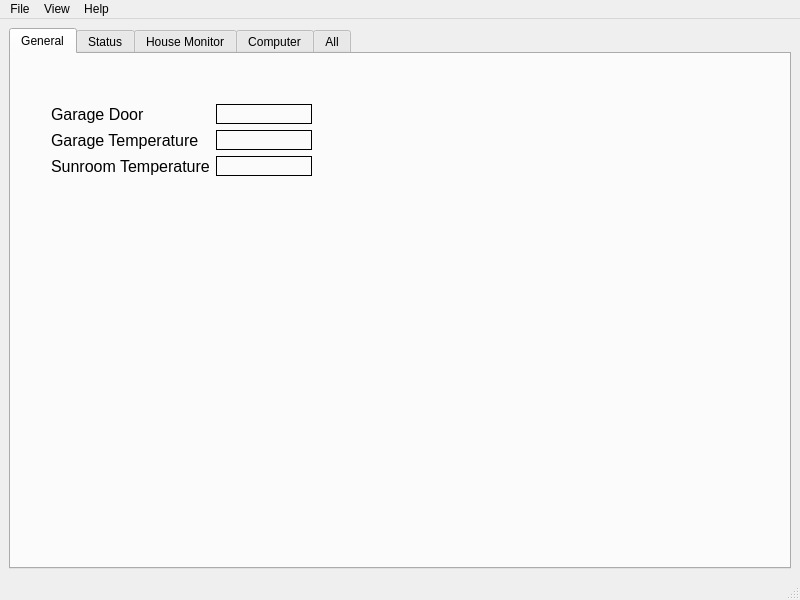
<?xml version="1.0" encoding="UTF-8"?>
<ui version="4.0">
 <class>MainWindow</class>
 <widget class="QMainWindow" name="MainWindow">
  <property name="geometry">
   <rect>
    <x>0</x>
    <y>0</y>
    <width>800</width>
    <height>600</height>
   </rect>
  </property>
  <property name="windowTitle">
   <string>House Monitor</string>
  </property>
  <widget class="QWidget" name="centralwidget">
   <layout class="QHBoxLayout" name="horizontalLayout">
    <item>
     <widget class="QTabWidget" name="status_view">
      <property name="currentIndex">
       <number>0</number>
      </property>
      <widget class="QWidget" name="general_tab">
       <attribute name="title">
        <string>General</string>
       </attribute>
       <widget class="QWidget" name="layoutWidget">
        <property name="geometry">
         <rect>
          <x>40</x>
          <y>50</y>
          <width>261</width>
          <height>77</height>
         </rect>
        </property>
        <layout class="QFormLayout" name="formLayout">
         <item row="0" column="0">
          <widget class="QLabel" name="garage_door_label">
           <property name="font">
            <font>
             <pointsize>12</pointsize>
            </font>
           </property>
           <property name="text">
            <string>Garage Door</string>
           </property>
          </widget>
         </item>
         <item row="0" column="1">
          <widget class="QLabel" name="door_state">
           <property name="font">
            <font>
             <pointsize>12</pointsize>
            </font>
           </property>
           <property name="frameShape">
            <enum>QFrame::Box</enum>
           </property>
           <property name="text">
            <string/>
           </property>
          </widget>
         </item>
         <item row="1" column="0">
          <widget class="QLabel" name="garage_temperature_label">
           <property name="font">
            <font>
             <pointsize>12</pointsize>
            </font>
           </property>
           <property name="text">
            <string>Garage Temperature</string>
           </property>
          </widget>
         </item>
         <item row="2" column="0">
          <widget class="QLabel" name="sunroom_temerature_label">
           <property name="font">
            <font>
             <pointsize>12</pointsize>
            </font>
           </property>
           <property name="text">
            <string>Sunroom Temperature</string>
           </property>
          </widget>
         </item>
         <item row="2" column="1">
          <widget class="QLabel" name="sunroom_temperature">
           <property name="font">
            <font>
             <pointsize>12</pointsize>
            </font>
           </property>
           <property name="frameShape">
            <enum>QFrame::Box</enum>
           </property>
           <property name="text">
            <string/>
           </property>
          </widget>
         </item>
         <item row="1" column="1">
          <widget class="QLabel" name="garage_temperature">
           <property name="font">
            <font>
             <pointsize>12</pointsize>
            </font>
           </property>
           <property name="frameShape">
            <enum>QFrame::Box</enum>
           </property>
           <property name="text">
            <string/>
           </property>
          </widget>
         </item>
        </layout>
       </widget>
      </widget>
      <widget class="QWidget" name="status_tab">
       <attribute name="title">
        <string>Status</string>
       </attribute>
       <widget class="QTableView" name="status_table_view">
        <property name="geometry">
         <rect>
          <x>0</x>
          <y>0</y>
          <width>781</width>
          <height>521</height>
         </rect>
        </property>
        <property name="horizontalScrollBarPolicy">
         <enum>Qt::ScrollBarAlwaysOff</enum>
        </property>
        <property name="alternatingRowColors">
         <bool>true</bool>
        </property>
        <property name="wordWrap">
         <bool>false</bool>
        </property>
        <attribute name="horizontalHeaderDefaultSectionSize">
         <number>120</number>
        </attribute>
        <attribute name="horizontalHeaderStretchLastSection">
         <bool>true</bool>
        </attribute>
       </widget>
      </widget>
      <widget class="QWidget" name="house_monitor_tab">
       <attribute name="title">
        <string>House Monitor</string>
       </attribute>
       <widget class="QTableView" name="house_monitor_table_view">
        <property name="geometry">
         <rect>
          <x>0</x>
          <y>0</y>
          <width>801</width>
          <height>531</height>
         </rect>
        </property>
        <property name="verticalScrollBarPolicy">
         <enum>Qt::ScrollBarAlwaysOn</enum>
        </property>
        <property name="horizontalScrollBarPolicy">
         <enum>Qt::ScrollBarAlwaysOff</enum>
        </property>
        <property name="editTriggers">
         <set>QAbstractItemView::NoEditTriggers</set>
        </property>
        <property name="tabKeyNavigation">
         <bool>false</bool>
        </property>
        <property name="showDropIndicator" stdset="0">
         <bool>false</bool>
        </property>
        <property name="dragDropOverwriteMode">
         <bool>false</bool>
        </property>
        <property name="alternatingRowColors">
         <bool>true</bool>
        </property>
        <property name="selectionMode">
         <enum>QAbstractItemView::NoSelection</enum>
        </property>
        <property name="wordWrap">
         <bool>false</bool>
        </property>
        <attribute name="horizontalHeaderVisible">
         <bool>false</bool>
        </attribute>
        <attribute name="horizontalHeaderCascadingSectionResizes">
         <bool>true</bool>
        </attribute>
        <attribute name="horizontalHeaderDefaultSectionSize">
         <number>200</number>
        </attribute>
        <attribute name="verticalHeaderVisible">
         <bool>false</bool>
        </attribute>
       </widget>
      </widget>
      <widget class="QWidget" name="computer_tab">
       <attribute name="title">
        <string>Computer</string>
       </attribute>
       <widget class="QTableView" name="computer_table_view">
        <property name="geometry">
         <rect>
          <x>0</x>
          <y>0</y>
          <width>801</width>
          <height>531</height>
         </rect>
        </property>
        <property name="alternatingRowColors">
         <bool>true</bool>
        </property>
        <property name="wordWrap">
         <bool>false</bool>
        </property>
        <property name="cornerButtonEnabled">
         <bool>false</bool>
        </property>
        <attribute name="horizontalHeaderStretchLastSection">
         <bool>true</bool>
        </attribute>
       </widget>
      </widget>
      <widget class="QWidget" name="all">
       <attribute name="title">
        <string>All</string>
       </attribute>
       <widget class="QTableView" name="all_table_view">
        <property name="geometry">
         <rect>
          <x>0</x>
          <y>0</y>
          <width>781</width>
          <height>521</height>
         </rect>
        </property>
        <property name="horizontalScrollBarPolicy">
         <enum>Qt::ScrollBarAlwaysOff</enum>
        </property>
        <property name="editTriggers">
         <set>QAbstractItemView::NoEditTriggers</set>
        </property>
        <property name="tabKeyNavigation">
         <bool>false</bool>
        </property>
        <property name="showDropIndicator" stdset="0">
         <bool>false</bool>
        </property>
        <property name="dragDropOverwriteMode">
         <bool>false</bool>
        </property>
        <property name="alternatingRowColors">
         <bool>true</bool>
        </property>
        <property name="wordWrap">
         <bool>false</bool>
        </property>
        <attribute name="horizontalHeaderStretchLastSection">
         <bool>true</bool>
        </attribute>
       </widget>
      </widget>
     </widget>
    </item>
   </layout>
  </widget>
  <widget class="QMenuBar" name="menubar">
   <property name="geometry">
    <rect>
     <x>0</x>
     <y>0</y>
     <width>800</width>
     <height>21</height>
    </rect>
   </property>
   <widget class="QMenu" name="menuFile">
    <property name="title">
     <string>File</string>
    </property>
    <addaction name="actionConfiguration"/>
    <addaction name="actionExit"/>
   </widget>
   <widget class="QMenu" name="menuView">
    <property name="title">
     <string>View</string>
    </property>
    <addaction name="actionGeneral"/>
    <addaction name="actionStatus"/>
    <addaction name="actionProgram_Status"/>
    <addaction name="actionComputer_Status"/>
   </widget>
   <widget class="QMenu" name="menuHelp">
    <property name="title">
     <string>Help</string>
    </property>
    <addaction name="actionAbout"/>
   </widget>
   <addaction name="menuFile"/>
   <addaction name="menuView"/>
   <addaction name="menuHelp"/>
  </widget>
  <widget class="QStatusBar" name="statusbar"/>
  <action name="actionGeneral">
   <property name="text">
    <string>General </string>
   </property>
  </action>
  <action name="actionStatus">
   <property name="text">
    <string>Status</string>
   </property>
  </action>
  <action name="actionProgram_Status">
   <property name="text">
    <string>Program Status</string>
   </property>
  </action>
  <action name="actionComputer_Status">
   <property name="text">
    <string>Computer Status</string>
   </property>
  </action>
  <action name="actionAbout">
   <property name="text">
    <string>About</string>
   </property>
  </action>
  <action name="actionExit">
   <property name="text">
    <string>Exit</string>
   </property>
   <property name="shortcut">
    <string>Ctrl+Q</string>
   </property>
  </action>
  <action name="actionConfiguration">
   <property name="text">
    <string>Configuration</string>
   </property>
  </action>
 </widget>
 <resources/>
 <connections/>
</ui>
